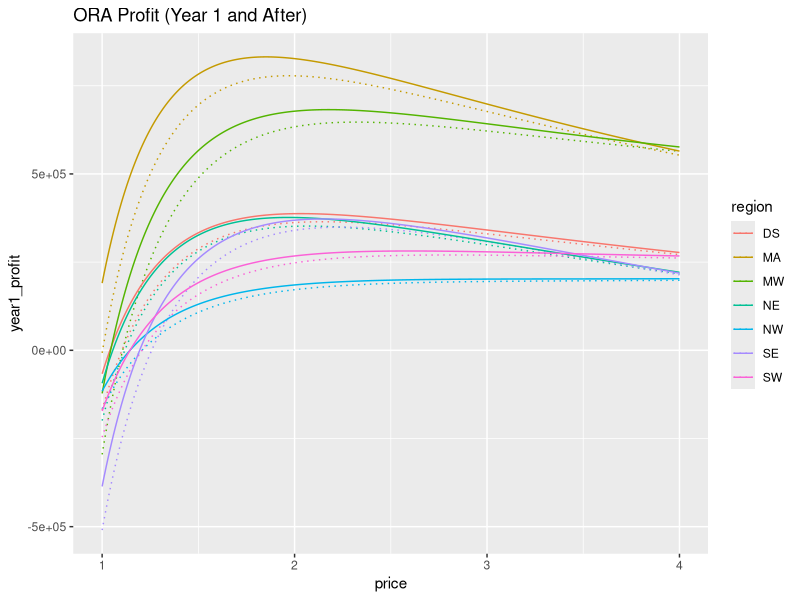
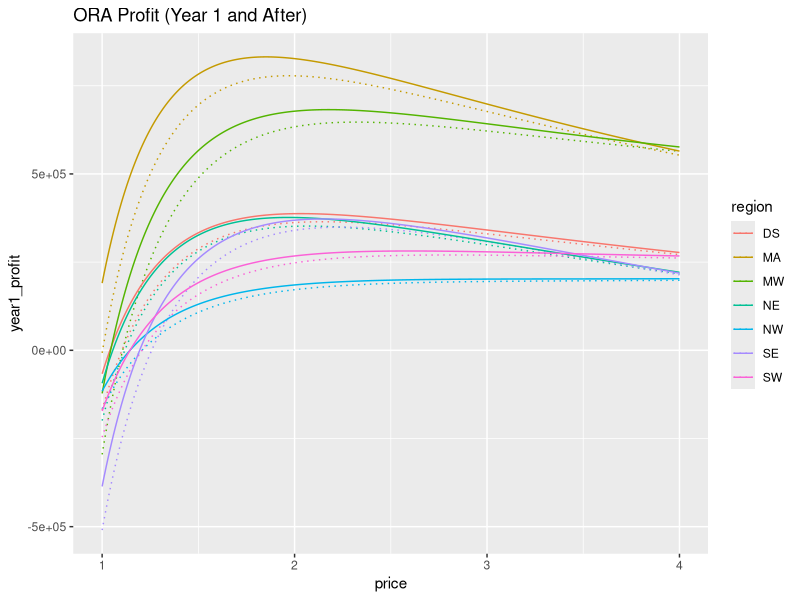

R code for these plots, in order: (Note: this script raises an error after producing the figures.)
library(ggplot2)
library(dplyr)

all.predicted.demands <- read.csv('all_predicted_demands.csv',
    stringsAsFactors=FALSE)
ora.df <- all.predicted.demands[all.predicted.demands$product == 'ORA',]

# ORA
ora.df <- ora.df %>%
    mutate(revenue=2000 * price * predicted_demand,
           weekly_demand = predicted_demand)

s35.grove.dist <- 266
s51.grove.dist <- 967
s59.grove.dist <- 176
s73.grove.dist <- 1470

# We have 301 rows per region (in the order NE, MA, SE, MW, DS, NW, SW)
region.storage <- read.csv('region_storage_dists_opt.csv')
ora.df$storage_dist <- c(rep(479.1429, 301),
                         rep(286.7647, 301),
                         rep(712.1667, 301),
                         rep(368.5909, 301),
                         rep(413.3750, 301),
                         rep(659.1250, 301),
                         rep(659, 301))
ora.df$grove_dist <- c(rep(s51.grove.dist, 903),
                       rep(s73.grove.dist, 301),
                       rep(s35.grove.dist, 301),
                       rep(s59.grove.dist, 602))
ora.df$weekly_transp_cost <- ora.df$weekly_demand *
  (0.22 * ora.df$grove_dist + 1.2 * ora.df$storage_dist)

# Also include cost to buy capacity and maintain necessary
# storage. There's a one-time upgrade cost and an every-year
# maintenance. Divide the one-time cost by 48 to "week-ize" it.
ora.df$weekly_storage_build <- 6000 * ora.df$weekly_demand / 48
ora.df$weekly_storage_maint <- (650 * ora.df$weekly_demand) / 48
# ^ Note that we do not account for the 7.5m * 4 because it will
# be present at every price (add in at end).

# Finally, include the raw material cost (spot purchase of ORA).
# We use our mean belief for each grove's spot purchase price.
# (FLA x 36, FLA x 12, TEX x 12, CAL x 24) is the vectoring.
# Average over months for now, disregarding seasonality -- also,
# no need to factor in exchange rates for now, assume we buy from
# FLA, not FLA / BRA / SPA.

cwd <- getwd()
setwd('..') # move up one directory
mean.raw.price.beliefs <- read.csv(
    'beliefs/raw_price_beliefs_mean.csv')
setwd(cwd)

mean.over.months <- mean.raw.price.beliefs %>%
    group_by(grove) %>%
    summarise(mean_month=mean(price))
ora.df$raw_material_cost <- ora.df$weekly_demand * 2000 * c(
    rep(mean.over.months[mean.over.months$grove == 'FLA', ]$mean_month,
        4 * 301),
    rep(mean.over.months[mean.over.months$grove == 'TEX', ]$mean_month,
        301),
    rep(mean.over.months[mean.over.months$grove == 'CAL', ]$mean_month,
        2 * 301))

# Note: this "profit" is for the first year, actual profit
# should be even higher in later years when we don't have the
# capacity cost.
ora.df$year1_profit <- ora.df$revenue - (ora.df$weekly_transp_cost +
    ora.df$weekly_storage_build + ora.df$weekly_storage_maint +
    ora.df$raw_material_cost)
ora.df$profit <- ora.df$revenue - (ora.df$weekly_transp_cost +
    ora.df$weekly_storage_maint +
    ora.df$raw_material_cost)
ggplot(ora.df, aes(x=price, colour=region)) +
    geom_line(aes(y=year1_profit), linetype='dotted') +
    geom_line(aes(y=profit)) +
    ggtitle('ORA Profit (Year 1 and After)')
ggsave('profit_curves/ora_profit.png', width=10, height=6)

ora.profit.max <- ora.df %>% group_by(region) %>%
    filter(profit == max(profit))
write.csv(ora.profit.max, file='profit_csvs/ora_max_profit.csv',
          quote=FALSE, row.names=FALSE)


# POJ
poj.df <- all.predicted.demands[all.predicted.demands$product == 'POJ',]
poj.df <- poj.df %>%
    mutate(revenue=2000 * price * predicted_demand,
           weekly_demand = predicted_demand)

# Add storage to market distances
poj.df$storage_dist <- c(rep(479.1429, 301),
                         rep(286.7647, 301),
                         rep(712.1667, 301),
                         rep(368.5909, 301),
                         rep(413.3750, 301),
                         rep(659.1250, 301),
                         rep(659, 301))

# Instead of grove to storage, now we have grove to plant and
# plant to storage distances.  We can make similar "efficiency"
# assumptions, where P2->S35, P3->S51, P5->S59, P9->S73.
# We'll ship raw ORA from TEX->P2, CAL->P5, FLA->P3, FLA->P9.

# TEX->P2 = 381
# CAL->P5 = 351
# FLA->P3 = 773
# FLA->P9 = 1528
poj.df$g_p_dist <- c(rep(773, 903),
                     rep(1528, 301),
                     rep(381, 301),
                     rep(351, 602))

# P2 -> S35 = 140
# P3 -> S51 = 317
# P5 -> S59 = 393
# P9 -> S73 = 98
poj.df$p_s_dist <- c(rep(317, 903),
                     rep(98, 301),
                     rep(140, 301),
                     rep(393, 602))
# For tanker car cost, we need to calculate how many tanker
# cars the given demand would require, multiply by its purchase
# cost, and then add the weekly traveling cost.  We'll spread the
# one time purchase cost over weeks by dividing it by 48.

poj.df$num_tanker_cars_needed <- poj.df$weekly_demand / 30
poj.df$tanker_car_weekly_purchase_cost <- 
    poj.df$num_tanker_cars_needed * 100000 / 48
poj.df$tanker_car_weekly_travel_cost <- 36 *
    poj.df$num_tanker_cars_needed * poj.df$p_s_dist

poj.df$g_p_weekly_cost <- 0.22 * poj.df$weekly_demand * poj.df$g_p_dist
poj.df$storage_market_weekly_cost <- 1.2 * poj.df$weekly_demand *
    poj.df$storage_dist

# Also include cost to buy capacity and maintain necessary
# processing. There's a one-time upgrade cost and an every-year
# maintenance. Divide the one-time cost by 48 to "week-ize" it.
poj.df$weekly_proc_build <- 8000 * poj.df$weekly_demand / 48
poj.df$weekly_proc_maint <- (2500 * poj.df$weekly_demand) / 48
# Note that we do not add in the $8m * 4 processing maintenance,
# because it will be there for all prices (and we're 2x-counting it
# for the other products)
poj.df$weekly_storage_build <- 6000 * poj.df$weekly_demand / 48
poj.df$weekly_storage_maint <- (650 * poj.df$weekly_demand) / 48

poj.df$manufacturing_cost <- 2000 * poj.df$weekly_demand

# Add in raw material cost
poj.df$raw_material_cost <- poj.df$weekly_demand * 2000 * c(
    rep(mean.over.months[mean.over.months$grove == 'FLA', ]$mean_month,
        4 * 301),
    rep(mean.over.months[mean.over.months$grove == 'TEX', ]$mean_month,
        301),
    rep(mean.over.months[mean.over.months$grove == 'CAL', ]$mean_month,
        2 * 301))


poj.df$year1_profit <- poj.df$revenue - (poj.df$tanker_car_weekly_purchase_cost +
    poj.df$tanker_car_weekly_travel_cost +
    poj.df$g_p_weekly_cost + poj.df$storage_market_weekly_cost +
    poj.df$manufacturing_cost +
    poj.df$weekly_proc_build +
    poj.df$weekly_proc_maint +
    poj.df$raw_material_cost +
    poj.df$weekly_storage_build +
    poj.df$weekly_storage_maint)
poj.df$profit <- poj.df$year1_profit +
    (poj.df$weekly_proc_build + poj.df$weekly_storage_build)
ggplot(poj.df, aes(x=price, colour=region)) +
    geom_line(aes(y=year1_profit), linetype='dotted') +
    geom_line(aes(y=profit)) +
    ggtitle('POJ Profit (Year 1 and After)')
ggsave('profit_curves/poj_profit.png', width=10, height=6)

poj.profit.max <- poj.df %>% group_by(region) %>%
    filter(profit == max(profit))
write.csv(poj.profit.max, file='profit_csvs/poj_max_profit.csv',
          quote=FALSE, row.names=FALSE)


# ROJ
roj.df <- all.predicted.demands[all.predicted.demands$product == 'ROJ',]
roj.df <- roj.df %>%
    mutate(revenue=2000 * price * predicted_demand,
           weekly_demand = predicted_demand)

# Add storage to market distances
roj.df$storage_dist <- c(rep(479.1429, 301),
                         rep(286.7647, 301),
                         rep(712.1667, 301),
                         rep(368.5909, 301),
                         rep(413.3750, 301),
                         rep(659.1250, 301),
                         rep(659, 301))

# Instead of grove to storage, now we have grove to plant and
# plant to storage distances.  We can make similar "efficiency"
# assumptions, where P2->S35, P3->S51, P5->S59, P9->S73.
# We'll ship raw ORA from TEX->P2, CAL->P5, FLA->P3, FLA->P9.

# TEX->P2 = 381
# CAL->P5 = 351
# FLA->P3 = 773
# FLA->P9 = 1528
roj.df$g_p_dist <- c(rep(773, 903),
                     rep(1528, 301),
                     rep(381, 301),
                     rep(351, 602))

# P2 -> S35 = 140
# P3 -> S51 = 317
# P5 -> S59 = 393
# P9 -> S73 = 98

roj.df$p_s_dist <- c(rep(317, 903),
                     rep(98, 301),
                     rep(140, 301),
                     rep(393, 602))
# For tanker car cost, we need to calculate how many tanker
# cars the given demand would require, multiply by its purchase
# cost, and then add the weekly traveling cost.  We'll spread the
# one time purchase cost over weeks by dividing it by 48.

roj.df$num_tanker_cars_needed <- roj.df$weekly_demand / 30
roj.df$tanker_car_weekly_purchase_cost <- 
    roj.df$num_tanker_cars_needed * 100000 / 48
roj.df$tanker_car_weekly_travel_cost <- 36 *
    roj.df$num_tanker_cars_needed * roj.df$p_s_dist

roj.df$g_p_weekly_cost <- 0.22 * roj.df$weekly_demand * roj.df$g_p_dist
roj.df$storage_market_weekly_cost <- 1.2 * roj.df$weekly_demand *
    roj.df$storage_dist

roj.df$weekly_storage_build <- 6000 * roj.df$weekly_demand / 48
roj.df$weekly_storage_maint <- (650 * roj.df$weekly_demand) / 48

# Reconstitution cost
roj.df$reconstitution_cost <- 650 * roj.df$weekly_demand

# Add in raw material cost
roj.df$raw_material_cost <- roj.df$weekly_demand * 2000 * c(
    rep(mean.over.months[mean.over.months$grove == 'FLA', ]$mean_month,
        4 * 301),
    rep(mean.over.months[mean.over.months$grove == 'TEX', ]$mean_month,
        301),
    rep(mean.over.months[mean.over.months$grove == 'CAL', ]$mean_month,
        2 * 301))

# Also, add in manufacturing cost of FCOJ because we need to make
# FCOJ to get ROJ (assume no futures).
roj.df$manufacturing_cost <- 2000 * roj.df$weekly_demand

roj.df$year1_profit <- roj.df$revenue - (roj.df$tanker_car_weekly_purchase_cost +
    roj.df$tanker_car_weekly_travel_cost +
    roj.df$g_p_weekly_cost + roj.df$storage_market_weekly_cost +
    roj.df$reconstitution_cost +
    roj.df$weekly_storage_build +
    roj.df$weekly_storage_maint +
    roj.df$raw_material_cost +
    roj.df$manufacturing_cost)
roj.df$profit <- roj.df$year1_profit + roj.df$weekly_storage_build
ggplot(roj.df, aes(x=price, y=profit, colour=region)) +
    geom_line(aes(y=year1_profit), linetype='dotted') +
    geom_line(aes(y=profit)) +
    ggtitle('ROJ Profit (Year 1 and After)')
ggsave('profit_curves/roj_profit.png', width=10, height=6)

roj.profit.max <- roj.df %>% group_by(region) %>%
    filter(profit == max(profit))
write.csv(roj.profit.max, file='profit_csvs/roj_max_profit.csv',
          quote=FALSE, row.names=FALSE)


# FCOJ
#### 
# Note this assumes we manufacture the FCOJ
####
fcoj.df <- all.predicted.demands[all.predicted.demands$product == 'FCOJ',]
fcoj.df <- fcoj.df %>%
    mutate(revenue=2000 * price * predicted_demand,
           weekly_demand = predicted_demand)

# Add storage to market distances
fcoj.df$storage_dist <- c(rep(479.1429, 301),
                         rep(286.7647, 301),
                         rep(712.1667, 301),
                         rep(368.5909, 301),
                         rep(413.3750, 301),
                         rep(659.1250, 301),
                         rep(659, 301))

# Instead of grove to storage, now we have grove to plant and
# plant to storage distances.  We can make similar "efficiency"
# assumptions, where P2->S35, P3->S51, P5->S59, P9->S73.
# We'll ship raw ORA from TEX->P2, CAL->P5, FLA->P3, FLA->P9.

# TEX->P2 = 381
# CAL->P5 = 351
# FLA->P3 = 773
# FLA->P9 = 1528
fcoj.df$g_p_dist <- c(rep(773, 903),
                     rep(1528, 301),
                     rep(381, 301),
                     rep(351, 602))

# P2 -> S35 = 140
# P3 -> S51 = 317
# P5 -> S59 = 393
# P9 -> S73 = 98

fcoj.df$p_s_dist <- c(rep(317, 903),
                     rep(98, 301),
                     rep(140, 301),
                     rep(393, 602))
# For tanker car cost, we need to calculate how many tanker
# cars the given demand would require, multiply by its purchase
# cost, and then add the weekly traveling cost.  We'll spread the
# one time purchase cost over weeks by dividing it by 48.
fcoj.df$num_tanker_cars_needed <- fcoj.df$weekly_demand / 30
fcoj.df$tanker_car_weekly_purchase_cost <- 
    fcoj.df$num_tanker_cars_needed * 100000 / 48
fcoj.df$tanker_car_weekly_travel_cost <- 36 *
    fcoj.df$num_tanker_cars_needed * fcoj.df$p_s_dist

fcoj.df$g_p_weekly_cost <- 0.22 * fcoj.df$weekly_demand * fcoj.df$g_p_dist
fcoj.df$storage_market_weekly_cost <- 1.2 * fcoj.df$weekly_demand *
    fcoj.df$storage_dist

fcoj.df$weekly_proc_build <- 8000 * fcoj.df$weekly_demand / 48
fcoj.df$weekly_proc_maint <- (2500 * fcoj.df$weekly_demand) / 48
fcoj.df$weekly_storage_build <- 6000 * fcoj.df$weekly_demand / 48
fcoj.df$weekly_storage_maint <- (650 * fcoj.df$weekly_demand) / 48

fcoj.df$manufacturing_cost <- 2000 * fcoj.df$weekly_demand

fcoj.df$raw_material_cost <- fcoj.df$weekly_demand * 2000 * c(
    rep(mean.over.months[mean.over.months$grove == 'FLA', ]$mean_month,
        4 * 301),
    rep(mean.over.months[mean.over.months$grove == 'TEX', ]$mean_month,
        301),
    rep(mean.over.months[mean.over.months$grove == 'CAL', ]$mean_month,
        2 * 301))

fcoj.df$year1_profit <- fcoj.df$revenue - (fcoj.df$tanker_car_weekly_purchase_cost +
    fcoj.df$tanker_car_weekly_travel_cost +
    fcoj.df$g_p_weekly_cost + fcoj.df$storage_market_weekly_cost +
    fcoj.df$manufacturing_cost +
    fcoj.df$weekly_proc_build +
    fcoj.df$weekly_proc_maint +
    fcoj.df$raw_material_cost +
    fcoj.df$weekly_storage_build +
    fcoj.df$weekly_storage_maint)
fcoj.df$profit <- fcoj.df$year1_profit + fcoj.df$weekly_proc_build +
    fcoj.df$weekly_storage_build
ggplot(fcoj.df, aes(x=price, y=profit, colour=region)) +
    geom_line(aes(y=year1_profit), linetype='dotted') +
    geom_line(aes(y=profit)) +
    ggtitle('FCOJ Profit (Year 1 and After)')
ggsave('profit_curves/fcoj_profit.png', width=10, height=6)

fcoj.profit.max <- fcoj.df %>% group_by(region) %>%
    filter(profit == max(profit))
write.csv(fcoj.profit.max, file='profit_csvs/fcoj_max_profit.csv',
          quote=FALSE, row.names=FALSE)


# Total profit, using FCOJ futures
for (fcoj_future_price in seq(0.6, 1.1, 0.1)) {
    profit <- 48 * (sum(ora.profit.max$profit) + sum(poj.profit.max$profit) +
        sum(roj.profit.max$profit)) +
        (6112246 * 48 - fcoj_future_price * 136000 * 2000) -
        (4 * 7500000 + 4 * 8000000)
    print(profit)
}

sum(ora.profit.max$weekly_demand) + sum(poj.profit.max$weekly_demand) +
    sum(roj.profit.max$weekly_demand)